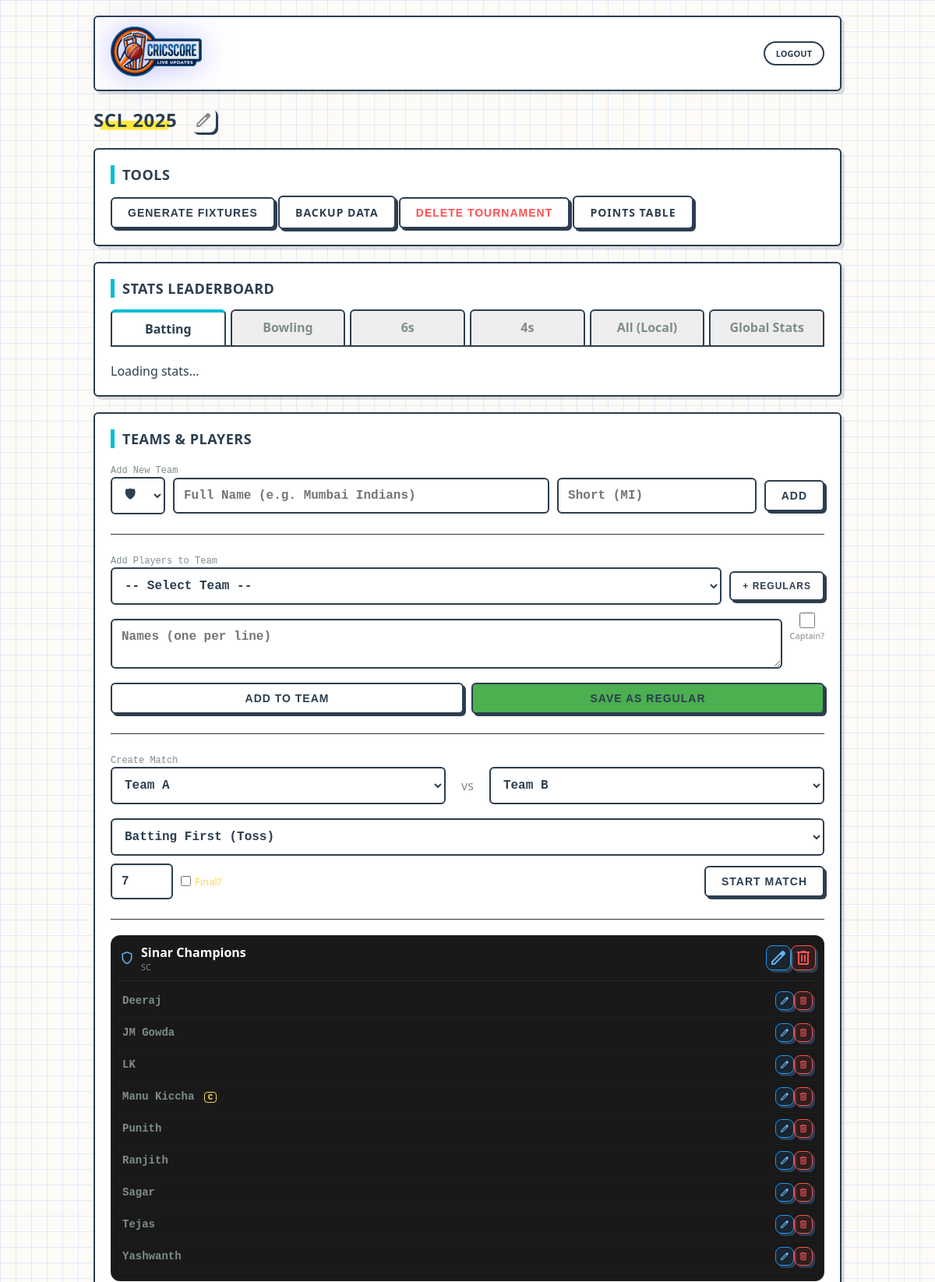
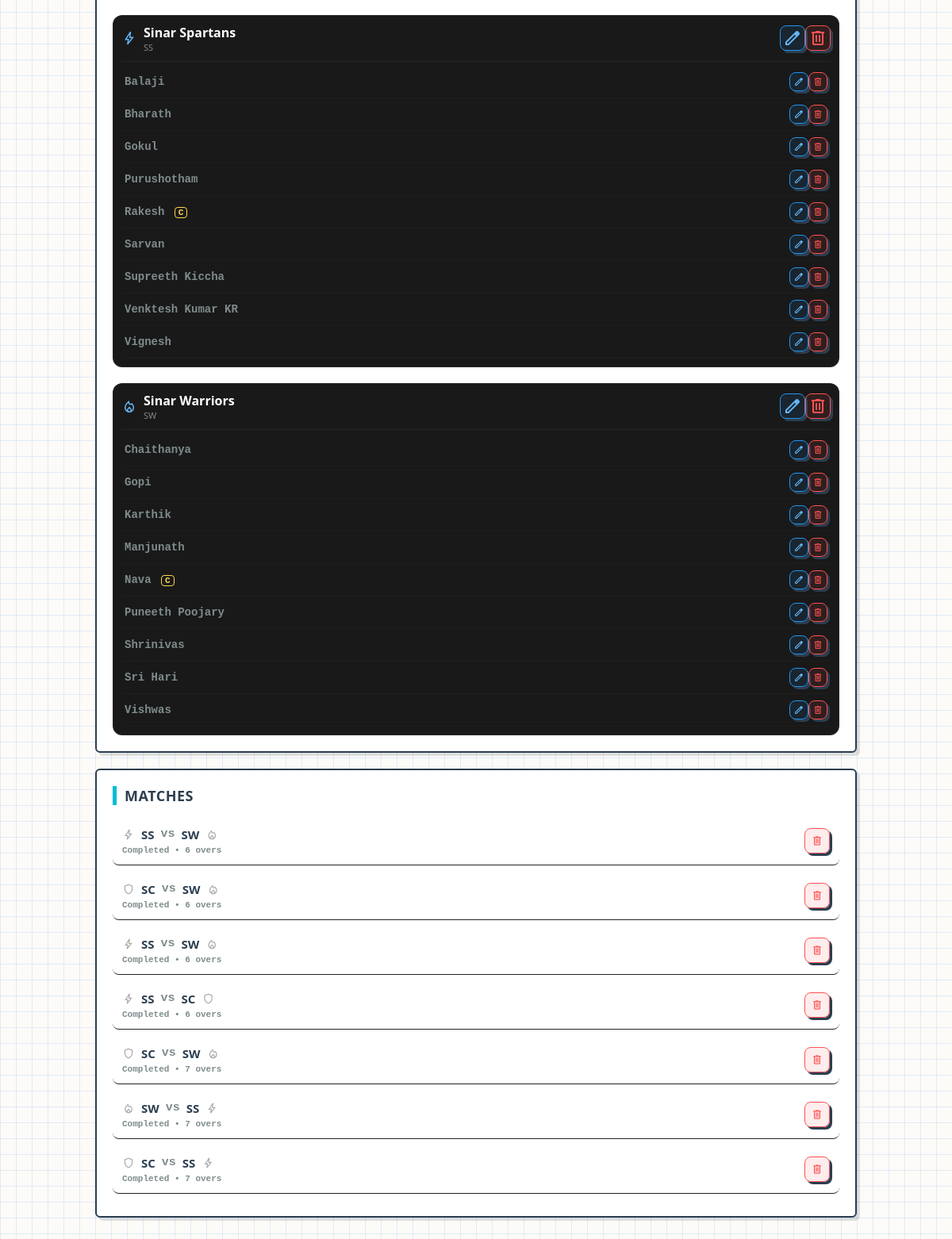
Page /pages/tournament.php?id=2 (signed in) on the committed database (2 pictures, top to bottom).
### tables this page shows
CREATE TABLE tournaments (
  id INTEGER PRIMARY KEY AUTOINCREMENT,
  name TEXT NOT NULL,
  type TEXT NOT NULL DEFAULT 'round_robin',
  win_points INTEGER NOT NULL DEFAULT 2,
  tie_points INTEGER NOT NULL DEFAULT 1,
  nr_points  INTEGER NOT NULL DEFAULT 1,
  loss_points INTEGER NOT NULL DEFAULT 0,
  default_overs INTEGER NOT NULL DEFAULT 20,
  default_wickets INTEGER NOT NULL DEFAULT 10,
  created_at TEXT NOT NULL DEFAULT (datetime('now'))
);

CREATE TABLE teams (
  id INTEGER PRIMARY KEY AUTOINCREMENT,
  tournament_id INTEGER NOT NULL,
  name TEXT NOT NULL, short_name TEXT DEFAULT NULL, icon TEXT DEFAULT 'shield',
  UNIQUE(tournament_id, name)
);

CREATE TABLE players (
  id INTEGER PRIMARY KEY AUTOINCREMENT,
  team_id INTEGER NOT NULL,
  name TEXT NOT NULL,
  created_at TEXT NOT NULL DEFAULT (datetime('now'))
, is_captain INTEGER DEFAULT 0);

CREATE TABLE matches (
  id INTEGER PRIMARY KEY AUTOINCREMENT,
  tournament_id INTEGER,
  team_a_id INTEGER NOT NULL,
  team_b_id INTEGER NOT NULL,
  overs_limit INTEGER NOT NULL DEFAULT 20,
  wickets_limit INTEGER NOT NULL DEFAULT 10,
  status TEXT NOT NULL DEFAULT 'scheduled',
  toss_winner_team_id INTEGER,
  toss_decision TEXT, -- 'bat' or 'bowl'
  winner_team_id INTEGER,
  result_type TEXT,
  super_over INTEGER NOT NULL DEFAULT 0,
  created_at TEXT NOT NULL DEFAULT (datetime('now'))
, is_final INTEGER DEFAULT 0, man_of_match_id INTEGER DEFAULT NULL);

### api/auth.php (called while the page is built, shortened)
<?php
function auth_user(PDO $pdo): ?array {
  $uid = (int)($_SESSION['user_id'] ?? 0);
  $stmt = $pdo->prepare('SELECT id, username FROM users WHERE id=?');
  $stmt->execute([$uid]);
  $u = $stmt->fetch(PDO::FETCH_ASSOC);
  return $u ?: null;
}

### pages/tournament.php (the view, shortened to what this page needs)
<?php
require_once __DIR__ . '/../db.php';
require_once __DIR__ . '/../api/auth.php';
$id = (int)($_GET['id'] ?? 0);
$user = auth_user($pdo);
$t = $pdo->prepare('SELECT * FROM tournaments WHERE id=?');
$t->execute([$id]);
$tour = $t->fetch(PDO::FETCH_ASSOC);
$teamsStmt = $pdo->prepare('SELECT * FROM teams WHERE tournament_id=? ORDER BY name');
$teamsStmt->execute([$id]);
$teams = $teamsStmt->fetchAll(PDO::FETCH_ASSOC);
$playersByTeam = [];
$pStmt = $pdo->prepare("SELECT p.*, t.name as team_name FROM players p JOIN teams t ON p.team_id = t.id WHERE t.tournament_id=? ORDER BY p.name");
$pStmt->execute([$id]);
while($r = $pStmt->fetch(PDO::FETCH_ASSOC)){
    $playersByTeam[$r['team_id']][] = $r;
}
$matchesStmt = $pdo->prepare("
    SELECT m.*,
           ta.name as teamA, ta.short_name as teamA_short, ta.icon as teamA_icon,
           tb.name as teamB, tb.short_name as teamB_short, tb.icon as teamB_icon
    FROM matches m
    JOIN teams ta ON ta.id=m.team_a_id
    JOIN teams tb ON tb.id=m.team_b_id
    WHERE m.tournament_id=?
    ORDER BY m.id DESC
");
$matchesStmt->execute([$id]);
$matches = $matchesStmt->fetchAll(PDO::FETCH_ASSOC);
$defOvers = (int)($tour['default_overs'] ?? 20);
?>
<!doctype html>
<html>
<head>
  <link rel="stylesheet" href="../style.css"/>
</head>
<body>
<div class="wrap">
  <div class="topbar">
    <div class="brand">
      <a href="../index.php" class="brand-link">
       <img src="../assets/logo.png" alt="Logo"
          style="height:64px; filter:drop-shadow(0 0 20px rgba(99,102,241,0.5));">
      </a>
    </div>
    <div class="top-actions"><?php if ($user): ?><a class="chip" href="#" onclick="doLogout()">Logout</a><?php else: ?><a class="chip" href="login.php">Login</a><?php endif; ?></div>
  </div>
  <div style="display:flex; align-items:center; gap:10px; margin-bottom:15px;">
      <h1 style="margin:0; font-size:24px;"><?= htmlspecialchars($tour['name']) ?></h1>
      <?php if($user): ?>
      <button class="edit-btn" onclick="openEditTournament()" style="background:none; border:none; color:#888;">
          <span class="material-symbols-outlined">edit</span>
      </button>
      <?php endif; ?>
  </div>
  <div class="card">
    <h2 style="font-size:18px;">Tools</h2>
    <div class="btnrow">
      <?php if ($user): ?>
        <button type="button" onclick="generateFixtures()">Generate Fixtures</button>
        <a class="btnlink" href="../api/backup.php" target="_blank" style="text-align:center;">Backup Data</a>
        <button type="button" class="danger" onclick="deleteTournament()">Delete Tournament</button>
      <?php endif; ?>
      <a class="btnlink" href="points.php?id=<?= $id ?>">Points Table</a>
    </div>
  </div>
  <div class="card">
    <h2 style="font-size:18px;">Stats Leaderboard</h2>
    <div class="tabs">
        <div class="tab active" onclick="showStat('bat', this)">Batting</div>
        <div class="tab" onclick="showStat('bowl', this)">Bowling</div>
        <div class="tab" onclick="showStat('sixes', this)">6s</div>
        <div class="tab" onclick="showStat('fours', this)">4s</div>
        <div class="tab" onclick="showStat('all', this)">All (Local)</div>
        <div class="tab" onclick="showStat('global', this)">Global Stats</div>
    </div>
    <div id="stat-box" style="margin-top:10px;">Loading stats...</div>
  </div>
  <div class="grid">
    <div class="card">
      <h2 style="font-size:18px;">Teams & Players</h2>
      <?php if ($user): ?>
        <form id="addTeamForm" onsubmit="addTeamJS(event)" style="border-bottom:1px solid #333; padding-bottom:15px; margin-bottom:20px;">
          <label class="muted" style="font-size:12px;">Add New Team</label>
          <div class="form-row">
            <select name="icon" style="width:70px; padding:12px;">
                <option value="shield">🛡</option>
            </select>
            <input type="text" name="names" placeholder="Full Name (e.g. Mumbai Indians)" required style="flex:2;">
            <input type="text" name="short_name" placeholder="Short (MI)" maxlength="4" style="flex:1;">
            <button style="width:auto;">Add</button>
          </div>
        </form>
        <form id="addPlayerForm" onsubmit="addPlayersJS(event)" style="margin-bottom:20px; border-bottom:1px solid #333; padding-bottom:15px;">
            <label class="muted" style="font-size:12px;">Add Players to Team</label>
            <div class="form-row">
                <select id="sel-team-add" name="team_id" required style="flex:1;"><option value="">-- Select Team --</option></select>
                <button type="button" onclick="toggleRegulars()" style="width:auto; padding:10px 15px; font-size:12px;">+ Regulars</button>
            </div>
            <div class="form-row" style="align-items:flex-start;">
                <textarea name="names" id="p-names" rows="2" placeholder="Names (one per line)" required style="flex:1;"></textarea>
                <label style="display:flex; flex-direction:column; align-items:center; font-size:11px; color:#888;">
                    <input type="checkbox" name="is_captain" value="1" style="width:20px; height:20px; margin-bottom:2px;">
                    Captain?
                </label>
            </div>
            <div class="form-row">
                <button class="secondary" style="flex:1;">Add to Team</button>
                <button type="button" onclick="saveAsRegular()" style="background:#4caf50; flex:1;">Save as Regular</button>
            </div>
        </form>
        <form method="post" action="../api/match_create.php" onsubmit="return submitForm(event,this, res=>{ location.href='match.php?id='+res.match_id; })" style="margin-bottom:15px; border-bottom:1px solid #333; padding-bottom:15px;">
            <label class="muted" style="font-size:12px;">Create Match</label>
            <div class="form-row">
                <select name="team_a_id" required style="flex:1;"><option value="">Team A</option></select>
                <div style="padding:10px; color:#888;">vs</div>
                <select name="team_b_id" required style="flex:1;"><option value="">Team B</option></select>
            </div>
            <select name="batting_first_team_id" required style="margin-bottom:10px;"><option value="">Batting First (Toss)</option></select>
            <div class="form-row">
                <input type="number" name="overs_limit" value="<?= $defOvers ?>" placeholder="Overs" style="width:80px;">
                <label style="display:flex; align-items:center; gap:5px; font-size:13px; color:#ffd54f; flex:1;">
                    <input type="checkbox" name="is_final" value="1" style="width:auto;"> Final?
                </label>
                <button style="margin-left:auto;">Start Match</button>
            </div>
        </form>
      <?php endif; ?>
      <div id="teams-list-container">
      <?php foreach($teams as $tm): ?>
        <div style="margin-top:20px; background:rgba(0,0,0,0.9); border-radius:12px; padding:10px; border:1px solid rgba(255,255,255,0.05);" id="team-block-<?= $tm['id'] ?>">
            <div style="display:flex; align-items:center; justify-content:space-between; margin-bottom:10px;">
                <div style="display:flex; align-items:center; gap:8px;">
                    <span class="material-symbols-outlined" style="font-size:20px; color:#64b5f6;"><?= $tm['icon'] ?? 'shield' ?></span>
                    <div>
                        <div style="font-weight:700; color:#fff;"><?= htmlspecialchars($tm['name']) ?></div>
                        <div style="font-size:11px; color:#888;"><?= htmlspecialchars($tm['short_name'] ?? '') ?></div>
                    </div>
                </div>
                <?php if($user): ?>
                    <div style="display:flex;">
                        <button class="edit-btn" onclick="openEditTeam(<?= $tm['id'] ?>, '<?= htmlspecialchars(addslashes($tm['name'])) ?>', '<?= htmlspecialchars($tm['short_name'] ?? '') ?>', '<?= htmlspecialchars($tm['icon'] ?? 'shield') ?>')">
                            <span class="material-symbols-outlined">edit</span>
                        </button>
                        <button class="del-btn" onclick="deleteTeam(<?= $tm['id'] ?>)">
                            <span class="material-symbols-outlined">delete</span>
                        </button>
                    </div>
                <?php endif; ?>
            </div>
            <div id="team-players-<?= $tm['id'] ?>" style="border-top:1px solid rgba(255,255,255,0.05); padding-top:5px;">
            <?php if(isset($playersByTeam[$tm['id']])): ?>
                <?php foreach($playersByTeam[$tm['id']] as $p): ?>
                    <div id="p-row-<?= $p['id'] ?>" style="display:flex; justify-content:space-between; align-items:center; padding: 8px 4px; border-bottom: 1px solid rgba(255,255,255,0.02);">
                        <a href="player.php?id=<?= $p['id'] ?>" class="muted" style="text-decoration:none; color:inherit; font-size:14px;">
                            <?= htmlspecialchars($p['name']) ?>
                            <?php if(isset($p['is_captain']) && $p['is_captain']) echo '<span style="color:#ffd54f; font-weight:bold; font-size:11px; margin-left:4px; border:1px solid #ffd54f; border-radius:4px; padding:0 4px;">C</span>'; ?>
                        </a>
                        <?php if($user): ?>
                            <div style="display:flex; align-items:center;">
                                <button class="edit-btn" style="width:24px; height:24px; min-width:24px;" onclick="openEditPlayer(<?= $p['id'] ?>, '<?= htmlspecialchars(addslashes($p['name'])) ?>', <?= $tm['id'] ?>, <?= isset($p['is_captain']) ? $p['is_captain'] : 0 ?>)">
                                    <span class="material-symbols-outlined" style="font-size:14px;">edit</span>
                                </button>
                                <button class="del-btn" style="width:24px; height:24px; min-width:24px;" onclick="deletePlayer(<?= $p['id'] ?>)">
                                    <span class="material-symbols-outlined" style="font-size:14px;">delete</span>
                                </button>
                            </div>
                        <?php endif; ?>
                    </div>
                <?php endforeach; ?>
            <?php else: ?>
                <div class="muted" style="font-size:12px; padding:5px;">No players added yet.</div>
            <?php endif; ?>
            </div>
        </div>
      <?php endforeach; ?>
      </div>
    </div>
    <div class="card">
      <h2 style="font-size:18px;">Matches</h2>
      <div>
        <?php foreach($matches as $m): ?>
          <div class="match-item">
            <a class="match-link" href="match.php?id=<?= (int)$m['id'] ?>">
                <div style="display:flex; align-items:center; gap:8px;">
                    <span class="material-symbols-outlined" style="font-size:16px; color:#aaa;"><?= $m['teamA_icon'] ?: 'shield' ?></span>
                    <b><?= htmlspecialchars($m['teamA_short'] ?: $m['teamA']) ?></b>
                    <span class="muted">vs</span>
                    <b><?= htmlspecialchars($m['teamB_short'] ?: $m['teamB']) ?></b>
                    <span class="material-symbols-outlined" style="font-size:16px; color:#aaa;"><?= $m['teamB_icon'] ?: 'shield' ?></span>
                </div>
                <div class="muted" style="font-size:11px; margin-top:4px;"><?= $m['status'] === 'completed' ? 'Completed' : 'Live' ?> &bull; <?= (int)$m['overs_limit'] ?> overs</div>
            </a>
            <?php if ($user): ?>
                <button class="del-btn" onclick="deleteMatch(<?= (int)$m['id'] ?>)" title="Delete Match">
                    <span class="material-symbols-outlined" style="font-size:16px;">delete</span>
                </button>
            <?php endif; ?>
          </div>
        <?php endforeach; ?>
      </div>
    </div>
  </div>
</div>
</body>
</html>

### rows in the picture
tournaments: name "SCL 2025", overs_limit "7"
teams: name "Sinar Champions", short_name "SC"
players: name "Deeraj"
players: name "JM Gowda"
players: name "LK"
players: name "Manu Kiccha", is_captain "C"
players: name "Punith", $p['id'] 24 (drawn)
players: name "Ranjith"
players: name "Sagar"
players: name "Tejas"
players: name "Yashwanth"
teams: name "Sinar Spartans", short_name "SS"
players: name "Balaji"
players: name "Bharath"
players: name "Gokul"
players: name "Purushotham"
players: name "Rakesh", is_captain "C"
players: name "Sarvan"
players: name "Supreeth Kiccha"
players: name "Venktesh Kumar KR"
players: name "Vignesh"
teams: name "Sinar Warriors", short_name "SW"
players: name "Chaithanya"
players: name "Gopi"
players: name "Karthik"
players: name "Manjunath"
players: name "Nava", is_captain "C"
players: name "Puneeth Poojary"
players: name "Shrinivas"
players: name "Sri Hari"
players: name "Vishwas"
matches: teamA "SS", teamB "SW", status "Completed", overs_limit "6"
matches: teamA "SC", teamB "SW", status "Completed", overs_limit "6"
matches: teamA "SS", teamB "SW", status "Completed", overs_limit "6"
matches: teamA "SS", teamB "SC", status "Completed", overs_limit "6"
matches: teamA "SC", teamB "SW", status "Completed", overs_limit "7"
matches: teamA "SW", teamB "SS", status "Completed", overs_limit "7"
matches: teamA "SC", teamB "SS", status "Completed", overs_limit "7"
